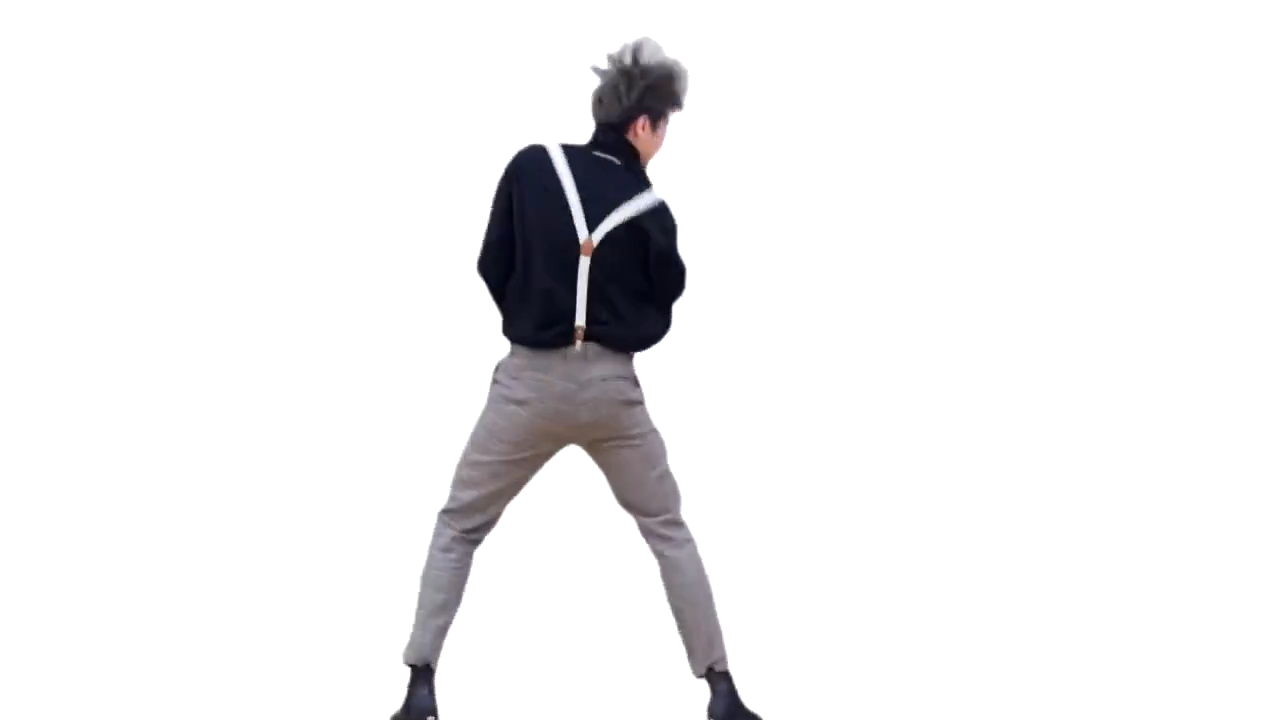
%> input picture pic_handle/frame_00757.png, 1280 x 720 px; its folder holds only this picture in this run
$ octave process_sprites.m   (GNU Octave 9; MATLAB toolbox functions it lacks are replaced by stand-ins)
%> lines starting %> are read from the running program, lines starting %| are printed output that depends on the picture; in (x1, y1, x2, y2) boxes, pixels count from 0 and x2, y2 are one past the last pixel; in counts of white or black regions, pixels touching at a corner belong together; the program's own positions count from 1
% process_sprites_no_toolbox.m
% 这是一个无需 Image Processing Toolbox 的版本

clear; clc;

% --- 配置参数 ---
input_files = dir('frame_*.png'); % 读取所有 frame_ 开头的 png 文件
target_height = 50;               % 掌机上人物的目标高度 (像素)
transparent_color = [255, 0, 255]; % 洋红色 (R, G, B) 用于透明
white_threshold = 250;            % 背景白色的阈值 (0-255)

% 检查文件是否存在
if isempty(input_files)
    error('未找到 frame_*.png 文件，请检查路径。');
end

% --- 第一步：预读取并计算统一的裁剪框 ---
num_imgs = length(input_files);
% 初始化边界：行(min_r, max_r) 和 列(min_c, max_c)
min_r = inf; max_r = 0;
min_c = inf; max_c = 0;

fprintf('正在分析图片边界 (不使用工具箱)...\n');
for k = 1:num_imgs
    fname = input_files(k).name;
    img = imread(fname); % imread 是基础函数
%> img is the input picture: size 720x1280x3 uint8; mean R, G, B 239.3, 238.8, 239.7

    % 简单的二值化：寻找非白色区域
    % 注意：这里不使用 rgb2gray，直接判断三个通道
    is_foreground = (img(:,:,1) < white_threshold) | ...
                    (img(:,:,2) < white_threshold) | ...
                    (img(:,:,3) < white_threshold);
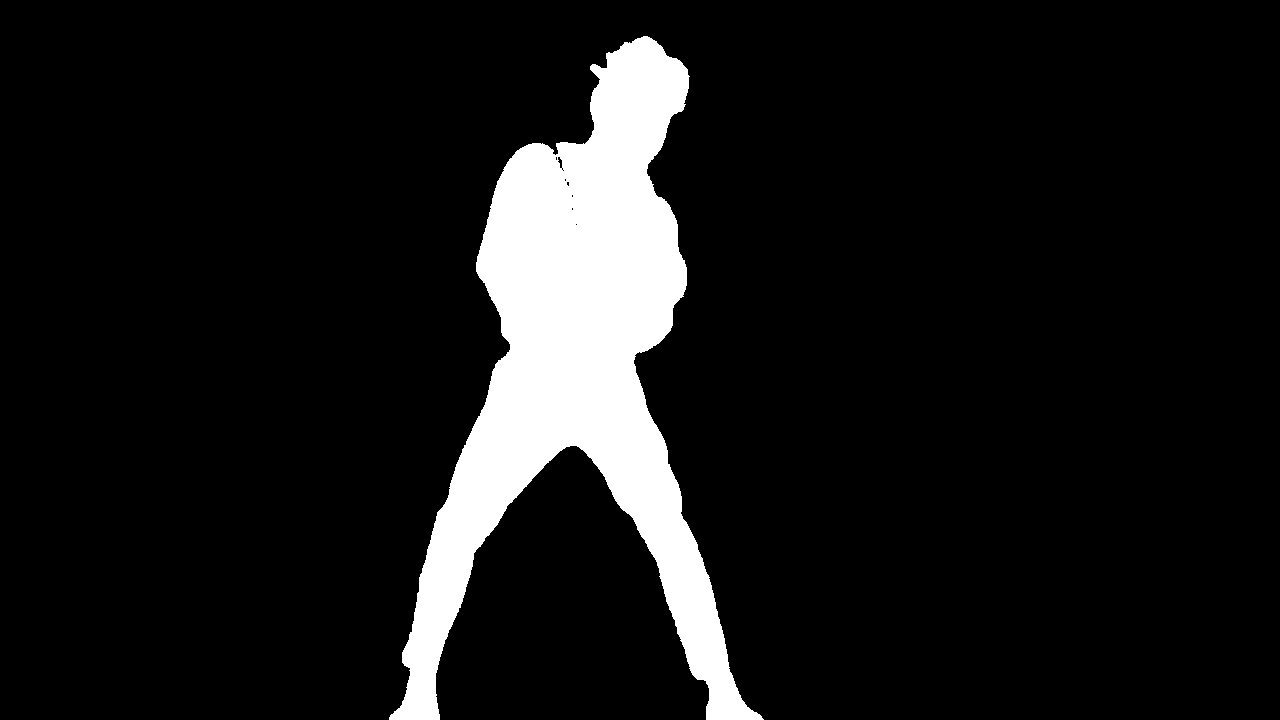
%> is_foreground: size 720x1280 logical; 9.6% white; 1 white region, box (x1, y1, x2, y2) and area: (389, 36, 764, 720) 88785

    % 使用 find 获取前景的坐标索引
    [rows, cols] = find(is_foreground);
%> rows = 88785 values from 37 to 720; cols = 88785 values from 390 to 764

    if ~isempty(rows)
        min_r = min(min_r, min(rows));
%> min_r = 37
        max_r = max(max_r, max(rows));
%> max_r = 720
        min_c = min(min_c, min(cols));
%> min_c = 390
        max_c = max(max_c, max(cols));
%> max_c = 764
    end
end

% 增加安全边距
padding = 5;
[img_h, img_w, ~] = size(img);
%> img_h = 720; img_w = 1280
min_r = max(1, min_r - padding);
%> min_r = 32
max_r = min(img_h, max_r + padding);
min_c = max(1, min_c - padding);
%> min_c = 385
max_c = min(img_w, max_c + padding);
%> max_c = 769

fprintf('裁剪范围: 行 %d-%d, 列 %d-%d\n', min_r, max_r, min_c, max_c);
%| 裁剪范围: 行 32-720, 列 385-769

% --- 第二步：处理每一帧并拼接 ---
frames = {}; % 用于存储处理后的小图

fprintf('正在处理每一帧...\n');
for k = 1:num_imgs
    fname = input_files(k).name;
    raw_img = imread(fname);

    % 1. 裁剪 (替代 imcrop：使用矩阵索引)
    cropped_img = raw_img(min_r:max_r, min_c:max_c, :);
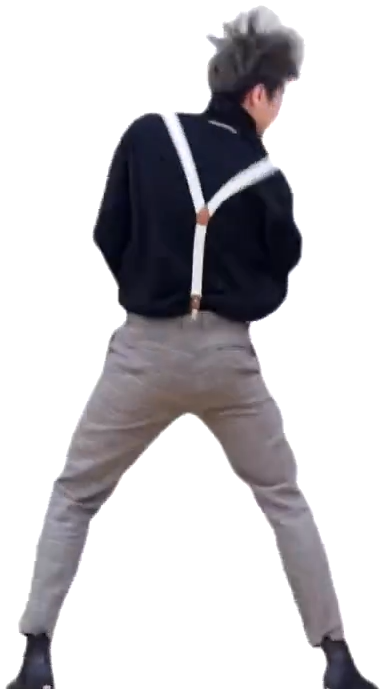
%> cropped_img: size 689x385x3 uint8; mean R, G, B 200.3, 198.7, 201.7

    % 2. 缩放 (替代 imresize：使用 interp2 插值)
    [old_h, old_w, ~] = size(cropped_img);
%> old_h = 689; old_w = 385
    scale_factor = target_height / old_h;
%> scale_factor = 0.0726
    new_w = round(old_w * scale_factor);
%> new_w = 28
    new_h = target_height;

    % 生成坐标网格
    [X, Y] = meshgrid(1:old_w, 1:old_h);
    [Xq, Yq] = meshgrid(linspace(1, old_w, new_w), linspace(1, old_h, new_h));

    % 对 R, G, B 三个通道分别进行双线性插值
    resized_img = zeros(new_h, new_w, 3, 'uint8');
    for c = 1:3
        % interp2 是 MATLAB 核心函数，不需要工具箱
        chan = double(cropped_img(:,:,c));
        resized_chan = interp2(X, Y, chan, Xq, Yq, 'linear');
        resized_img(:,:,c) = uint8(resized_chan);
    end
%> this loop made 3 passes
%> pass 1, `chan = double(cropped_img(:,:,c));`:
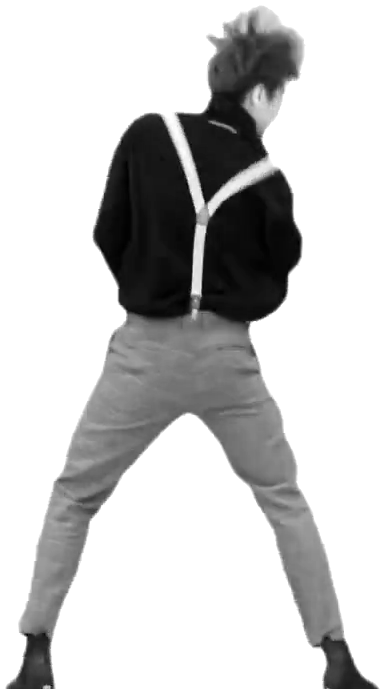
%> chan: size 689x385 double; min 0, max 255, mean 200.3
%> after the loop:
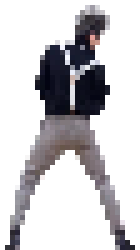
%> resized_img: size 50x28x3 uint8 (shown 5 times larger); mean R, G, B 202.8, 201.3, 204.2

    % 3. 去除白底 (替换为洋红色)
    is_bg = (resized_img(:,:,1) > white_threshold) & ...
            (resized_img(:,:,2) > white_threshold) & ...
            (resized_img(:,:,3) > white_threshold);
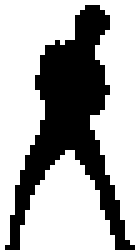
%> is_bg: size 50x28 logical (shown 5 times larger); 67.9% white; 1 black region, box (x1, y1, x2, y2) and area: (1, 1, 27, 50) 449

    final_frame = resized_img;

    r_ch = final_frame(:,:,1); r_ch(is_bg) = transparent_color(1);
    g_ch = final_frame(:,:,2); g_ch(is_bg) = transparent_color(2);
    b_ch = final_frame(:,:,3); b_ch(is_bg) = transparent_color(3);
%> after `b_ch = final_frame(:,:,3)`:
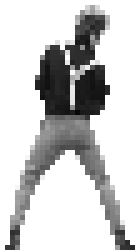
%> b_ch: size 50x28 uint8 (shown 5 times larger); min 8, max 255, mean 204.2

    final_frame(:,:,1) = r_ch;
    final_frame(:,:,2) = g_ch;
    final_frame(:,:,3) = b_ch;

    frames{k} = final_frame;
end

% --- 第三步：横向拼接 ---
% 找出最大宽度以保持对齐
max_w = 0;
for k = 1:num_imgs
    max_w = max(max_w, size(frames{k}, 2));
end
%> this loop made 1 pass
%> max_w on pass 1: 28
% 宽度偶数化
if mod(max_w, 2) ~= 0
    max_w = max_w + 1;
end

fprintf('统一单帧尺寸: %dx%d\n', max_w, target_height);
%| 统一单帧尺寸: 28x50

sprite_sheet = [];
for k = 1:num_imgs
    curr = frames{k};
    [h, w, ~] = size(curr);

    % 创建底板
    canvas = uint8(ones(target_height, max_w, 3));
    canvas(:,:,1) = transparent_color(1);
    canvas(:,:,2) = transparent_color(2);
    canvas(:,:,3) = transparent_color(3);

    % 居中放置
    start_x = floor((max_w - w) / 2) + 1;

    % 防止舍入误差导致索引越界
    end_x = start_x + w - 1;
    if end_x > max_w
        start_x = start_x - 1;
        end_x = end_x - 1;
    end

    canvas(1:h, start_x:end_x, :) = curr;

    % 拼接
    sprite_sheet = [sprite_sheet, canvas];
end
%> this loop made 1 pass
%> (start_x, end_x) on pass 1: (1, 28)
%> pass 1, `curr = frames{k};`:
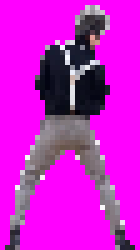
%> curr: size 50x28x3 uint8 (shown 5 times larger); mean R, G, B 202.8, 28.1, 204.2

% --- 第四步：保存 ---
output_filename = 'walk.bmp';
imwrite(sprite_sheet, output_filename);

fprintf('处理完成！已生成 %s\n', output_filename);
fprintf('Sprite总尺寸: %dx%d, 共 %d 帧\n', size(sprite_sheet, 2), size(sprite_sheet, 1), num_imgs);
%| Sprite总尺寸: 28x50, 共 1 帧
fprintf('请记下这个宽度用于 C 代码宏定义: %d\n', max_w);
%| 请记下这个宽度用于 C 代码宏定义: 28

% 显示结果
imshow(sprite_sheet);
title('生成的 Sprite Sheet');

$ run again, on pic_handle/frame_00787.png
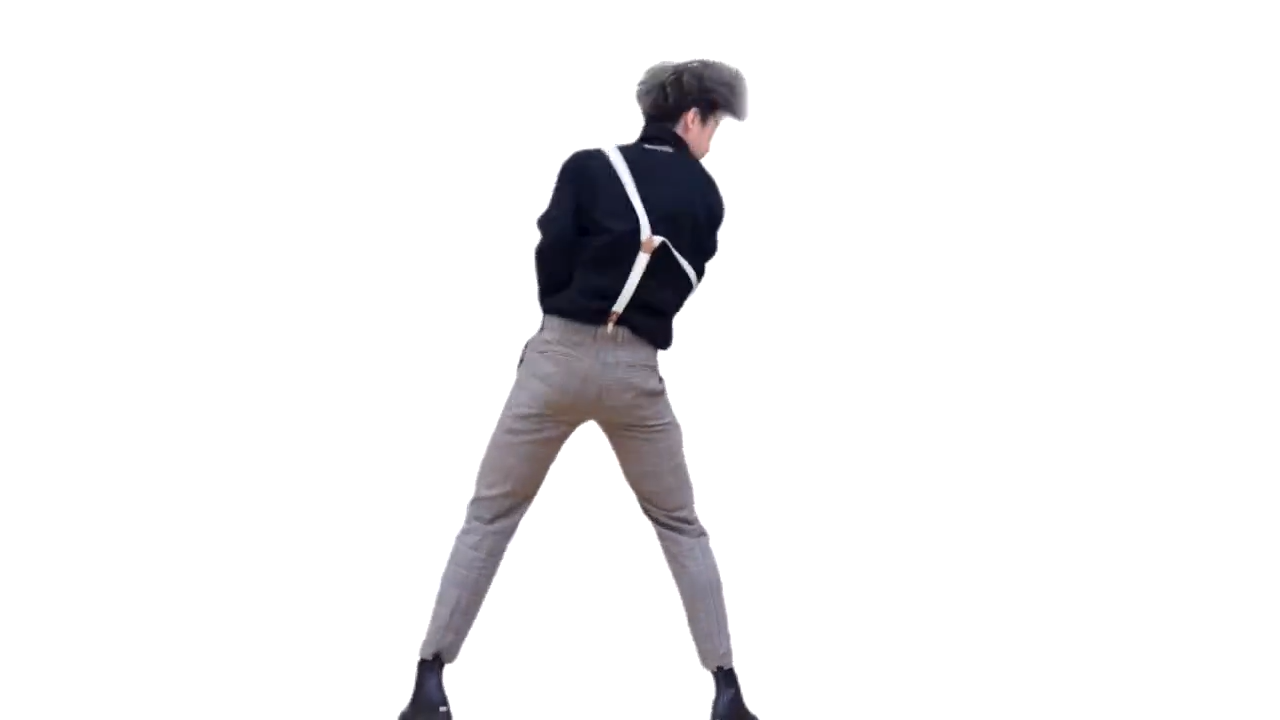
%> input picture pic_handle/frame_00787.png, 1280 x 720 px
%> img is the input picture: size 720x1280x3 uint8; mean R, G, B 240.4, 239.9, 240.9
%> `is_foreground = (img(:,:,1) < white_threshold) | (img(:,:,2) < white_t..`:
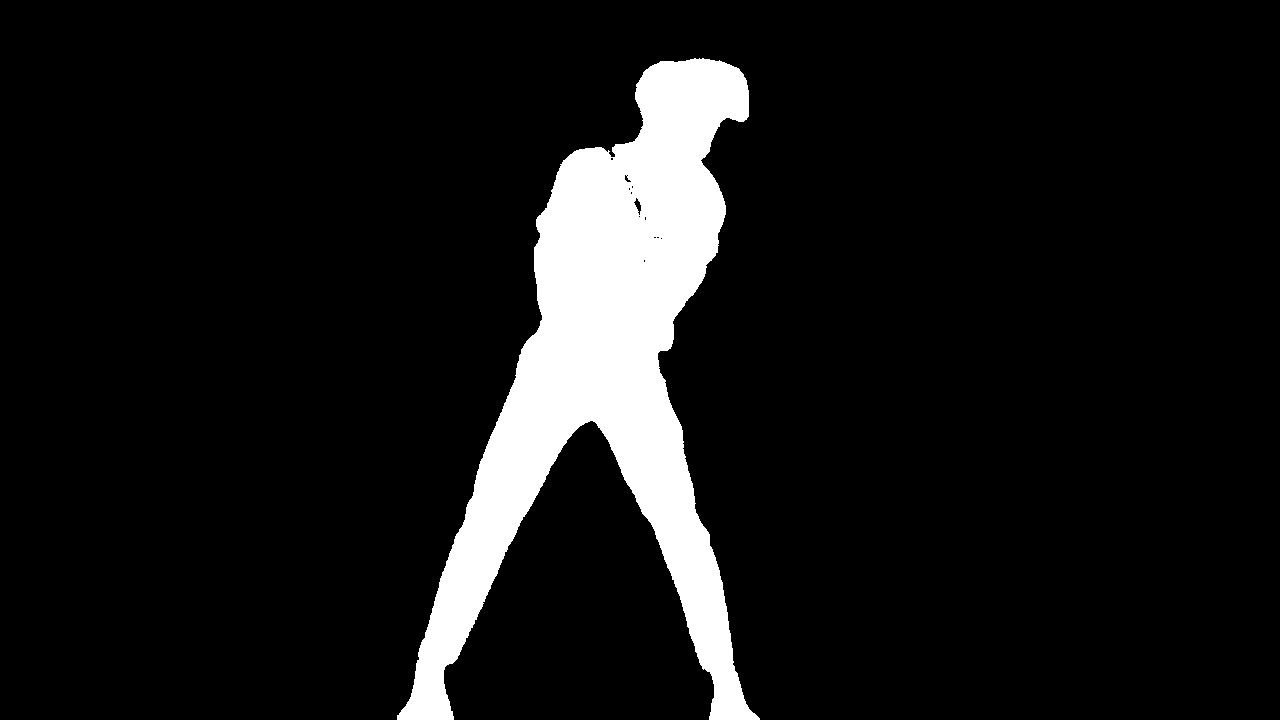
%> is_foreground: size 720x1280 logical; 9.1% white; 1 white region, box (x1, y1, x2, y2) and area: (397, 58, 760, 720) 83659
%> rows = 83659 values from 59 to 720; cols = 83659 values from 398 to 760
%> `min_r = min(min_r, min(rows));`: min_r = 59
%> max_r = 720
%> `min_c = min(min_c, min(cols));`: min_c = 398
%> `max_c = max(max_c, max(cols));`: max_c = 760
%> `min_r = max(1, min_r - padding);`: min_r = 54
%> `min_c = max(1, min_c - padding);`: min_c = 393
%> `max_c = min(img_w, max_c + padding);`: max_c = 765
%| 裁剪范围: 行 54-720, 列 393-765
%> is_bg: size 50x28 logical; 67.5% white; 1 black region, box (x1, y1, x2, y2) and area: (1, 1, 27, 50) 455
%> the loop `for k = 1:num_imgs` made 1 pass
%> max_w on pass 1: 28
%| 统一单帧尺寸: 28x50
%> the loop `for k = 1:num_imgs` made 1 pass
%> (start_x, end_x) on pass 1: (1, 28)
%> pass 1, `curr = frames{k};`:
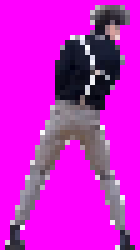
%> curr: size 50x28x3 uint8 (shown 5 times larger); mean R, G, B 203.4, 29.6, 205
%| Sprite总尺寸: 28x50, 共 1 帧
%| 请记下这个宽度用于 C 代码宏定义: 28
